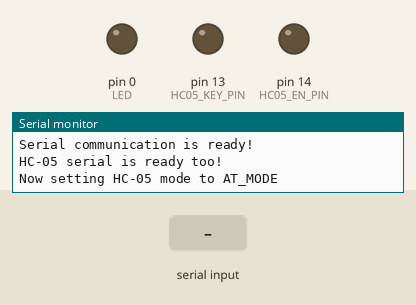
A sketch run on a simulated Arduino Leonardo, built with avr-gcc and run on an emulated ATmega32U4. Shown: output pins drawn as LEDs (lit = HIGH), the last lines printed to the serial monitor. Inputs (shaded band) come from the test bench.

Above: at 0.1 s.
At 1.2 s:
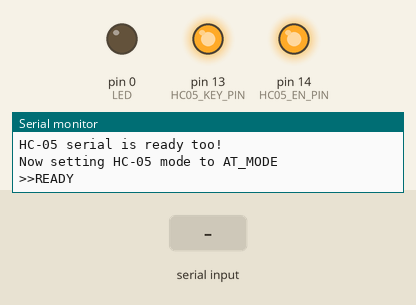
1.3 s: byte 30 received over Serial
2.8 s: byte 90 received over Serial
4.3 s: byte 120 received over Serial
Timing chart, 0 to 7.3 s (numbered marks = the images above; inputs shaded):
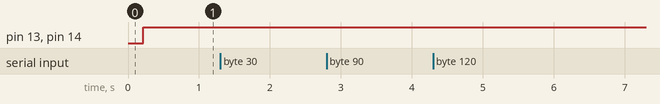

The sketch:

HC-05_Manual_AT_Mode.ino
```cpp
// (licence header left out)
#include "Timer.h"                     //http://github.com/JChristensen/Timer

#define LED             0 // led on digital pin 0

#define HC05_STATE_PIN  12 //hc-05 state pin to 1284P digital pin 12
#define HC05_KEY_PIN    13 //hc-05 key pin (wire soldered to pin 34!) to 1284P digital pin 13
#define HC05_EN_PIN     14 //hc-05 enable pin to 1284P digital pin 14

#define AT_MODE               HIGH
#define COMMUNICATION_MODE    LOW


//instantiate the timer object
Timer t;

int dynamicEvent;

boolean SETTINGHC05MODE = false;
int HC05_MODE;
int currentFunctionStep = 0;

void setup() {
  pinMode(LED, OUTPUT);
  pinMode(HC05_STATE_PIN, INPUT);
  pinMode(HC05_KEY_PIN, OUTPUT);
  pinMode(HC05_EN_PIN, OUTPUT);

  // put your setup code here, to run once:
  Serial.begin(38400);
  while(!Serial){} //wait until Serial is ready
  Serial.println("Serial communication is ready!");

  Serial1.begin(38400);
  while(!Serial1){} //wait until Serial1 is ready
  Serial.println("HC-05 serial is ready too!");

  //Start the HC-05 module in AT Mode
  HC05_MODE = AT_MODE;
  SETTINGHC05MODE = true; //PROGRAM STATE FLAG
  Set_HC05_MODE();

}

void loop() {
  // put your main code here, to run repeatedly:
  t.update();

  if (Serial.available() > 0) {
    byte outgoing = Serial.read();
    Serial.write(outgoing);
    Serial1.write(outgoing);
  }

  if (Serial1.available() > 0) {
    if(SETTINGHC05MODE){
      //we'll just throw away any serial data spewing forth while disabling and re-enabling the module
      //spurious serial data is common in such conditions
      Serial1.read();
    }
    else{
      Serial.write(Serial1.read());
    }
  }

}


void Set_HC05_MODE(){
  if(currentFunctionStep==0){
    Serial.print("Now setting HC-05 mode to ");
    if(HC05_MODE == COMMUNICATION_MODE){
      Serial.println("COMMUNICATION_MODE");
    }else if(HC05_MODE == AT_MODE){
      Serial.println("AT_MODE");
    }
    digitalWrite(HC05_EN_PIN, LOW); //EN to LOW = disable (pull low to reset when changing modes!)
    currentFunctionStep++;
    dynamicEvent = t.after(200,Set_HC05_MODE);
  }
  else if(currentFunctionStep==1){
    digitalWrite(HC05_KEY_PIN, HC05_MODE); //KEY to HIGH = full AT mode, to LOW = communication mode
    currentFunctionStep++;
    dynamicEvent = t.after(200,Set_HC05_MODE);
  }
  else if(currentFunctionStep==2){
    digitalWrite(HC05_EN_PIN, HIGH); //EN to HIGH = enable
    currentFunctionStep++;
    if(HC05_MODE == AT_MODE){
      dynamicEvent = t.after(3000,Set_HC05_MODE);
    }
    else if(HC05_MODE == COMMUNICATION_MODE){
      dynamicEvent = t.after(5000,Set_HC05_MODE);
    }
  }
  else if(currentFunctionStep==3){
    currentFunctionStep=0;
    SETTINGHC05MODE = false;
    Serial.println(">>READY");
  }
}

/*
 *  Copyright (c) 2016 John Romano D'Orazio john.dorazio@cappellaniauniroma3.org
 *
 *  This program is free software: you can redistribute it and/or modify
 *  it under the terms of the GNU General Public License as published by
 *  the Free Software Foundation, either version 3 of the License, or
 *  (at your option) any later version.
 *  This program is distributed in the hope that it will be useful,
 *  but WITHOUT ANY WARRANTY; without even the implied warranty of
 *  MERCHANTABILITY or FITNESS FOR A PARTICULAR PURPOSE.  See the
 *  GNU General Public License for more details.
 *  You should have received a copy of the GNU General Public License
 *  along with this program.  If not, see <http://www.gnu.org/licenses/>.
 */
```
